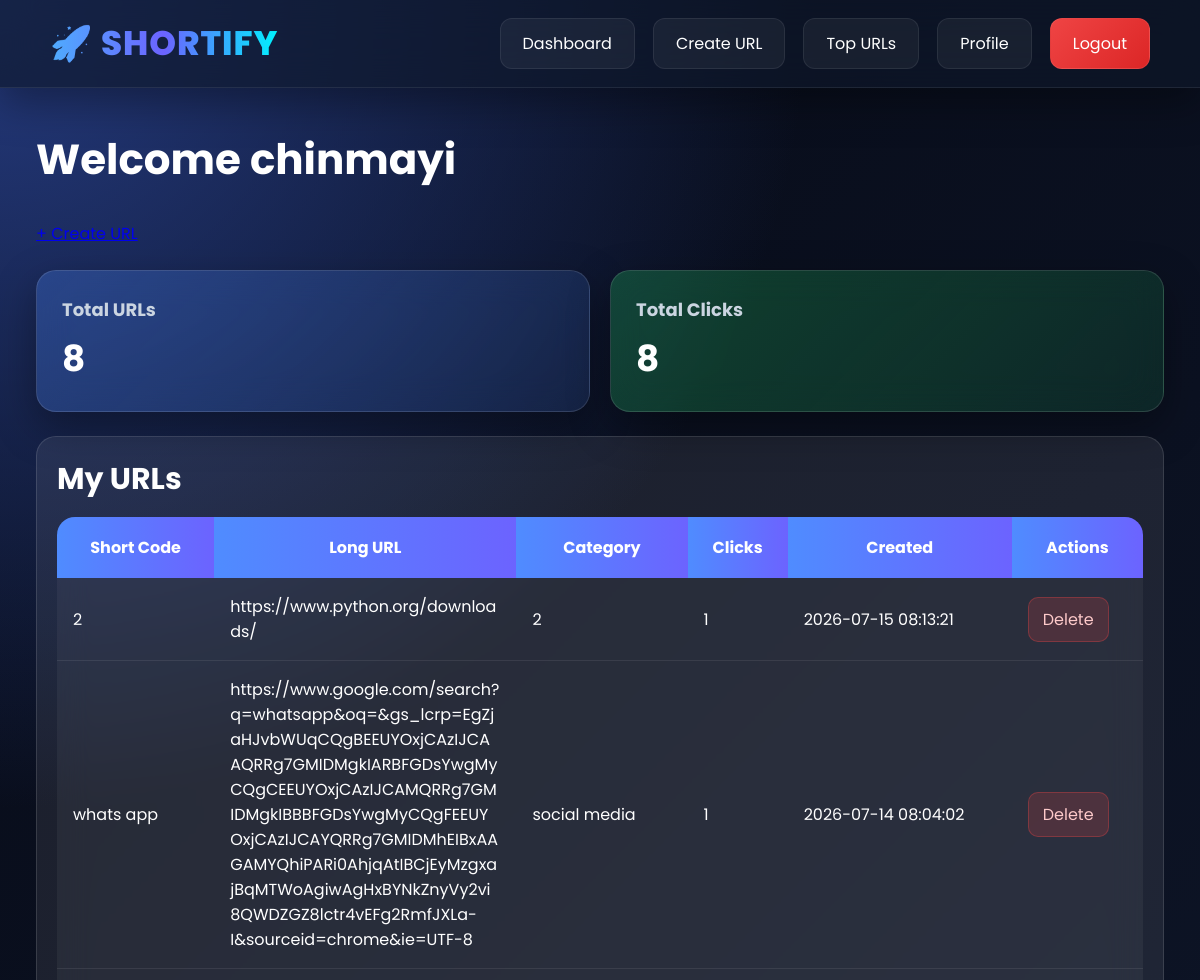
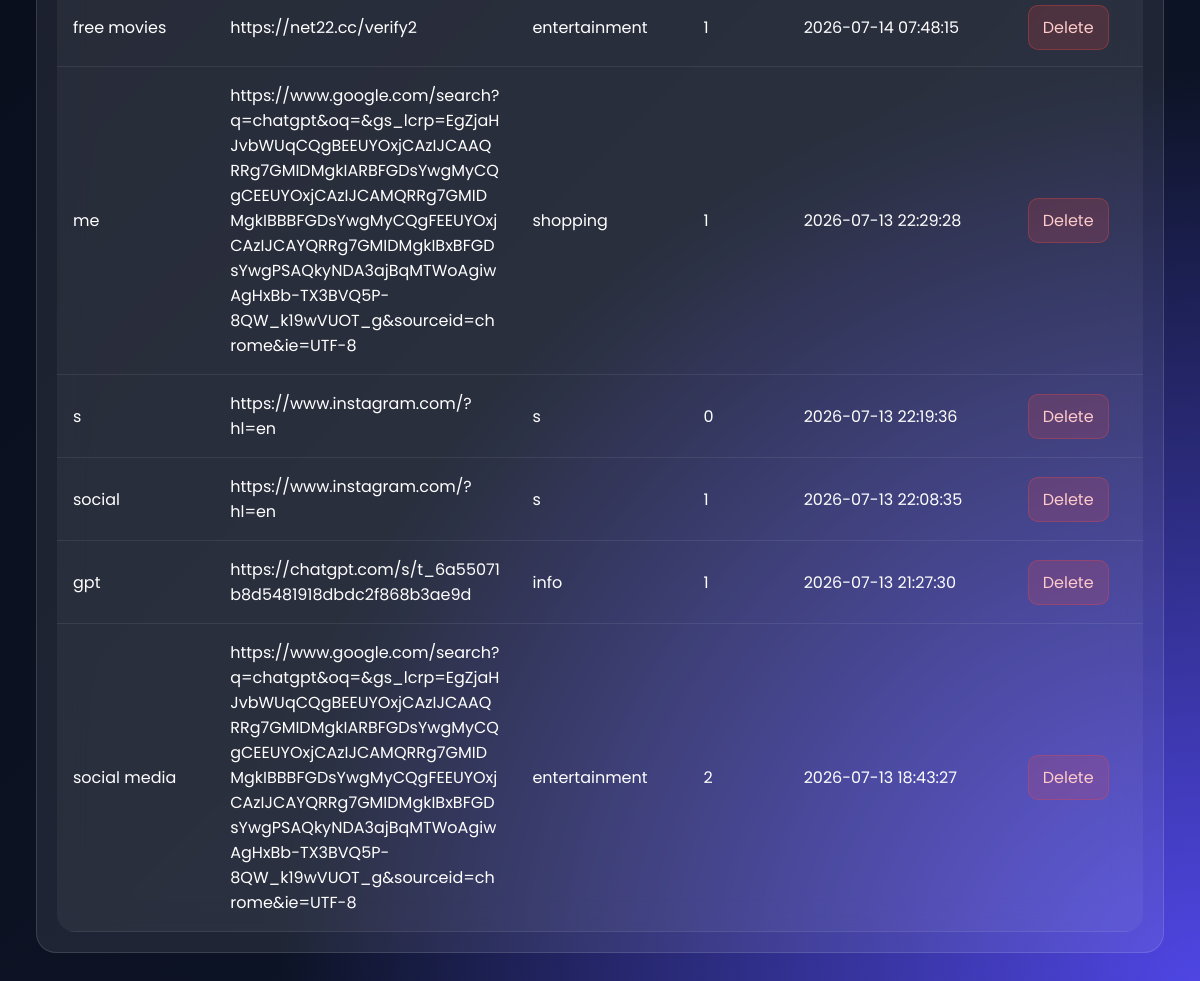
The app's page /dashboard (signed in) with its own data (2 pictures, top to bottom).
### tables this page shows
CREATE TABLE urls(
        id INTEGER PRIMARY KEY AUTOINCREMENT,
        user_id INTEGER,
        long_url TEXT,
        short_code TEXT UNIQUE,
        category TEXT,
        clicks INTEGER DEFAULT 0,
        created_at TEXT
    );

### app.py (the view)
@app.route("/dashboard")
def dashboard():
    if "user_id" not in session:
        return redirect("/login")
    conn = get_db()
    urls = conn.execute("""
    SELECT *
    FROM urls
    WHERE user_id=?
    ORDER BY id DESC
    """, (
        session["user_id"],
    )).fetchall()
    total_urls = conn.execute("""
    SELECT COUNT(*)
    FROM urls
    WHERE user_id=?
    """, (
        session["user_id"],
    )).fetchone()[0]
    total_clicks = conn.execute("""
    SELECT COALESCE(SUM(clicks),0)
    FROM urls
    WHERE user_id=?
    """, (
        session["user_id"],
    )).fetchone()[0]
    conn.close()
    return render_template(
        "dashboard.html",
        urls=urls,
        total_urls=total_urls,
        total_clicks=total_clicks
    )

### app.py (called while the page is built)
def get_db():
    conn = sqlite3.connect(DB)
    conn.row_factory = sqlite3.Row
    return conn

### templates/dashboard.html (shortened to what this page needs)
<!DOCTYPE html>
<html lang="en">
<head>
    <link rel="stylesheet"
          href="{{ url_for('static', filename='style.css') }}">
</head>
<body>
<nav class="navbar">
    <div class="logo">
        🚀 SHORTIFY
    </div>
    <div class="nav-links">
        <a href="/dashboard">Dashboard</a>
        <a href="/create">Create URL</a>
        <a href="/top-urls">Top URLs</a>
        <a href="/profile">Profile</a>
        <a class="logout-btn"
           href="/logout">
           Logout
        </a>
    </div>
</nav>
<div class="container">
    <div class="dashboard-header">
        <h1>
            Welcome {{ session.username }}
        </h1>
        <a class="create-btn"
           href="/create">
           + Create URL
        </a>
    </div>
    <div class="stats-grid">
        <div class="stats-card blue">
            <h2>Total URLs</h2>
            <h1>{{ total_urls }}</h1>
        </div>
        <div class="stats-card green">
            <h2>Total Clicks</h2>
            <h1>{{ total_clicks }}</h1>
        </div>
    </div>
    <div class="table-container">
        <h2>My URLs</h2>
        <table>
            <thead>
                <tr>
                    <th>Short Code</th>
                    <th>Long URL</th>
                    <th>Category</th>
                    <th>Clicks</th>
                    <th>Created</th>
                    <th>Actions</th>
                </tr>
            </thead>
            <tbody>
                {% for url in urls %}
                <tr>
                    <td>
                        {{ url.short_code }}
                    </td>
                    <td class="long-url">
                        {{ url.long_url }}
                    </td>
                    <td>
                        {{ url.category }}
                    </td>
                    <td>
                        {{ url.clicks }}
                    </td>
                    <td>
                        {{ url.created_at }}
                    </td>
                    <td>
                        <a class="delete-btn"
                           href="/delete/{{ url.id }}">
                           Delete
                        </a>
                    </td>
                </tr>
                {% endfor %}
            </tbody>
        </table>
    </div>
</div>
</body>
</html>

### static/style.css (style rules this page uses)
:root { --bg:#0b1020; --bg2:#111827; --card:rgba(255,255,255,.08); --glass:rgba(255,255,255,.08); --border:rgba(255,255,255,.12); --primary:#4f8cff; --secondary:#6c63ff; --success:#22c55e; --danger:#ef4444; --warning:#f59e0b; --text:#ffffff; --muted:#cbd5e1; --shadow:0 15px 40px rgba(0,0,0,.35); }
* { margin:0; padding:0; box-sizing:border-box; font-family:'Poppins',sans-serif; }
html { scroll-behavior:smooth; }
body { background: radial-gradient(circle at top left,#253b80 0%,transparent 35%), radial-gradient(circle at bottom right,#4f46e5 0%,transparent 40%), linear-gradient(135deg,#070b18,#0f172a); color:var(--text); min-height:100vh; }
.navbar { position:sticky; top:0; z-index:1000; display:flex; justify-content:space-between; align-items:center; padding:18px 50px; backdrop-filter:blur(20px); background:rgba(15,23,42,.65); border-bottom:1px solid rgba(255,255,255,.08); box-shadow:var(--shadow); }
.logo { font-size:34px; font-weight:800; letter-spacing:1px; background:linear-gradient(90deg,#4facfe,#6c63ff,#00f2fe); -webkit-background-clip:text; -webkit-text-fill-color:transparent; }
.nav-links { display:flex; gap:18px; }
.nav-links a { color:white; text-decoration:none; padding:12px 22px; border-radius:12px; transition:.35s; background:rgba(255,255,255,.05); border:1px solid rgba(255,255,255,.08); }
.logout-btn { background:linear-gradient(135deg,#ef4444,#dc2626)!important; }
.container { width:min(1200px,94%); margin:auto; padding:40px 0; }
.create-btn { width:100%; margin-top:10px; }
.dashboard-header { display:flex; justify-content:space-between; align-items:center; gap:20px; flex-wrap:wrap; margin-bottom:24px; }
.dashboard-header h1 { margin:0; }
.stats-grid { display:grid; grid-template-columns:repeat(auto-fit,minmax(220px,1fr)); gap:20px; margin-bottom:24px; }
.stats-card { padding:24px; }
.stats-card h2 { font-size:18px; color:var(--muted); margin-bottom:8px; }
.stats-card h1 { font-size:36px; margin:0; }
.stats-card.blue { background:linear-gradient(135deg,rgba(79,140,255,.28),rgba(79,140,255,.12)); }
.stats-card.green { background:linear-gradient(135deg,rgba(34,197,94,.28),rgba(34,197,94,.12)); }
.table-container { background:var(--glass); border:1px solid var(--border); border-radius:20px; padding:20px; overflow:hidden; }
.table-container table { margin-top:12px; }
.long-url { max-width:260px; overflow-wrap:anywhere; }
.delete-btn { display:inline-block; padding:9px 14px; border-radius:10px; text-decoration:none; color:#fecaca; background:rgba(239,68,68,.18); border:1px solid rgba(239,68,68,.32); transition:.25s; }
.card, .box, .panel, .section, .stats-card { background:var(--glass); border:1px solid var(--border); backdrop-filter:blur(18px); border-radius:20px; padding:25px; box-shadow:var(--shadow); transition:.35s; }
h1 { font-size:42px; margin-bottom:15px; }
h2 { font-size:30px; margin-bottom:15px; }
table { width:100%; border-collapse:collapse; overflow:hidden; border-radius:18px; background:rgba(255,255,255,.05); backdrop-filter:blur(15px); }
th { background:linear-gradient(90deg,#4f8cff,#6c63ff); padding:18px; color:white; }
td { padding:16px; border-bottom:1px solid rgba(255,255,255,.08); }

### records on screen
urls: short_code "2", long_url "https://www.python.org/downloads/", category "2", clicks "1", created_at "2026-07-15 08:13:21"
urls: short_code "whats app", long_url "https://www.google.com/search?q=whatsapp&oq=&gs_lcrp=EgZjaHJvbWUqCQgBEEUYOxjCAzIJCAAQRRg7GMIDMgkIARBFGDsYwgMyCQgCEEUYOxjCAzIJCAMQRRg7GMIDMgkIBBBFGDsYwgMyCQgFEEUYOxjCAzIJCAYQRRg7GMIDMhEIBxAAGAMYQhiPARi0AhjqAtIBCjEyMzgxajBqMTWoAgiwAgHxBYNkZnyVy2vi8QWDZGZ8lctr4vEFg2RmfJXLa-I&sourceid=chrome&ie=UTF-8", category "social media", clicks "1", created_at "2026-07-14 08:04:02"
urls: short_code "free movies", long_url "https://net22.cc/verify2", category "entertainment", clicks "1", created_at "2026-07-14 07:48:15"
urls: short_code "me", long_url "https://www.google.com/search?q=chatgpt&oq=&gs_lcrp=EgZjaHJvbWUqCQgBEEUYOxjCAzIJCAAQRRg7GMIDMgkIARBFGDsYwgMyCQgCEEUYOxjCAzIJCAMQRRg7GMIDMgkIBBBFGDsYwgMyCQgFEEUYOxjCAzIJCAYQRRg7GMIDMgkIBxBFGDsYwgPSAQkyNDA3ajBqMTWoAgiwAgHxBb-TX3BVQ5P-8QW_k19wVUOT_g&sourceid=chrome&ie=UTF-8", category "shopping", clicks "1", created_at "2026-07-13 22:29:28"
urls: short_code "s", long_url "https://www.instagram.com/?hl=en", category "s", clicks "0", created_at "2026-07-13 22:19:36"
urls: short_code "social", long_url "https://www.instagram.com/?hl=en", category "s", clicks "1", created_at "2026-07-13 22:08:35"
urls: short_code "gpt", long_url "https://chatgpt.com/s/t_6a55071b8d5481918dbdc2f868b3ae9d", category "info", clicks "1", created_at "2026-07-13 21:27:30"
urls: short_code "social media", long_url "https://www.google.com/search?q=chatgpt&oq=&gs_lcrp=EgZjaHJvbWUqCQgBEEUYOxjCAzIJCAAQRRg7GMIDMgkIARBFGDsYwgMyCQgCEEUYOxjCAzIJCAMQRRg7GMIDMgkIBBBFGDsYwgMyCQgFEEUYOxjCAzIJCAYQRRg7GMIDMgkIBxBFGDsYwgPSAQkyNDA3ajBqMTWoAgiwAgHxBb-TX3BVQ5P-8QW_k19wVUOT_g&sourceid=chrome&ie=UTF-8", category "entertainment", clicks "2", created_at "2026-07-13 18:43:27"

### other values on screen
{{ session.username }} "chinmayi"
{{ total_urls }} "8"
{{ total_clicks }} "8"
